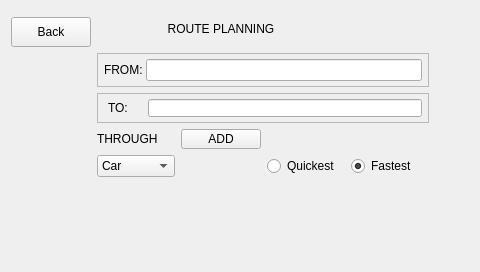
<?xml version="1.0" encoding="UTF-8"?>
<ui version="4.0">
 <class>RouteWindow</class>
 <widget class="QWidget" name="RouteWindow">
  <property name="geometry">
   <rect>
    <x>0</x>
    <y>0</y>
    <width>480</width>
    <height>272</height>
   </rect>
  </property>
  <property name="windowTitle">
   <string>Form</string>
  </property>
  <layout class="QGridLayout" name="gridLayout_2">
   <item row="0" column="1" rowspan="2" colspan="3">
    <widget class="QLabel" name="label">
     <property name="text">
      <string>ROUTE PLANNING</string>
     </property>
     <property name="alignment">
      <set>Qt::AlignCenter</set>
     </property>
    </widget>
   </item>
   <item row="2" column="1" colspan="4">
    <widget class="QFrame" name="frame">
     <property name="frameShape">
      <enum>QFrame::StyledPanel</enum>
     </property>
     <property name="frameShadow">
      <enum>QFrame::Raised</enum>
     </property>
     <layout class="QHBoxLayout" name="horizontalLayout_2">
      <property name="spacing">
       <number>3</number>
      </property>
      <property name="leftMargin">
       <number>6</number>
      </property>
      <property name="topMargin">
       <number>5</number>
      </property>
      <property name="rightMargin">
       <number>6</number>
      </property>
      <property name="bottomMargin">
       <number>5</number>
      </property>
      <item>
       <widget class="QLabel" name="label_2">
        <property name="text">
         <string>FROM:</string>
        </property>
       </widget>
      </item>
      <item>
       <widget class="QLineEdit" name="lineEdit"/>
      </item>
     </layout>
    </widget>
   </item>
   <item row="4" column="1">
    <widget class="QLabel" name="label_4">
     <property name="text">
      <string>THROUGH</string>
     </property>
    </widget>
   </item>
   <item row="3" column="1" colspan="4">
    <widget class="QFrame" name="frame_2">
     <property name="sizePolicy">
      <sizepolicy hsizetype="Preferred" vsizetype="Preferred">
       <horstretch>0</horstretch>
       <verstretch>0</verstretch>
      </sizepolicy>
     </property>
     <property name="maximumSize">
      <size>
       <width>16777215</width>
       <height>30</height>
      </size>
     </property>
     <property name="frameShape">
      <enum>QFrame::StyledPanel</enum>
     </property>
     <property name="frameShadow">
      <enum>QFrame::Raised</enum>
     </property>
     <layout class="QHBoxLayout" name="horizontalLayout_4">
      <property name="spacing">
       <number>20</number>
      </property>
      <property name="leftMargin">
       <number>10</number>
      </property>
      <property name="topMargin">
       <number>5</number>
      </property>
      <property name="rightMargin">
       <number>6</number>
      </property>
      <property name="bottomMargin">
       <number>5</number>
      </property>
      <item>
       <widget class="QLabel" name="label_3">
        <property name="text">
         <string>TO:</string>
        </property>
       </widget>
      </item>
      <item>
       <widget class="QLineEdit" name="lineEdit_2"/>
      </item>
     </layout>
    </widget>
   </item>
   <item row="6" column="1">
    <widget class="QComboBox" name="comboBox">
     <item>
      <property name="text">
       <string>Car</string>
      </property>
     </item>
     <item>
      <property name="text">
       <string>Bike</string>
      </property>
     </item>
    </widget>
   </item>
   <item row="6" column="3">
    <widget class="QRadioButton" name="radioButton">
     <property name="text">
      <string>Quickest</string>
     </property>
    </widget>
   </item>
   <item row="6" column="4">
    <widget class="QRadioButton" name="radioButton_2">
     <property name="text">
      <string>Fastest</string>
     </property>
     <property name="checked">
      <bool>true</bool>
     </property>
    </widget>
   </item>
   <item row="6" column="5">
    <spacer name="horizontalSpacer_2">
     <property name="orientation">
      <enum>Qt::Horizontal</enum>
     </property>
     <property name="sizeType">
      <enum>QSizePolicy::Preferred</enum>
     </property>
     <property name="sizeHint" stdset="0">
      <size>
       <width>40</width>
       <height>20</height>
      </size>
     </property>
    </spacer>
   </item>
   <item row="4" column="2">
    <widget class="QPushButton" name="pushButton">
     <property name="sizePolicy">
      <sizepolicy hsizetype="Minimum" vsizetype="Expanding">
       <horstretch>0</horstretch>
       <verstretch>0</verstretch>
      </sizepolicy>
     </property>
     <property name="maximumSize">
      <size>
       <width>16777215</width>
       <height>20</height>
      </size>
     </property>
     <property name="sizeIncrement">
      <size>
       <width>0</width>
       <height>0</height>
      </size>
     </property>
     <property name="text">
      <string>ADD</string>
     </property>
    </widget>
   </item>
   <item row="7" column="0">
    <spacer name="verticalSpacer">
     <property name="orientation">
      <enum>Qt::Vertical</enum>
     </property>
     <property name="sizeHint" stdset="0">
      <size>
       <width>20</width>
       <height>40</height>
      </size>
     </property>
    </spacer>
   </item>
   <item row="1" column="0">
    <widget class="QPushButton" name="routeBackButton">
     <property name="sizePolicy">
      <sizepolicy hsizetype="Fixed" vsizetype="Expanding">
       <horstretch>0</horstretch>
       <verstretch>0</verstretch>
      </sizepolicy>
     </property>
     <property name="maximumSize">
      <size>
       <width>16777215</width>
       <height>30</height>
      </size>
     </property>
     <property name="text">
      <string>Back</string>
     </property>
    </widget>
   </item>
  </layout>
 </widget>
 <resources/>
 <connections/>
</ui>
